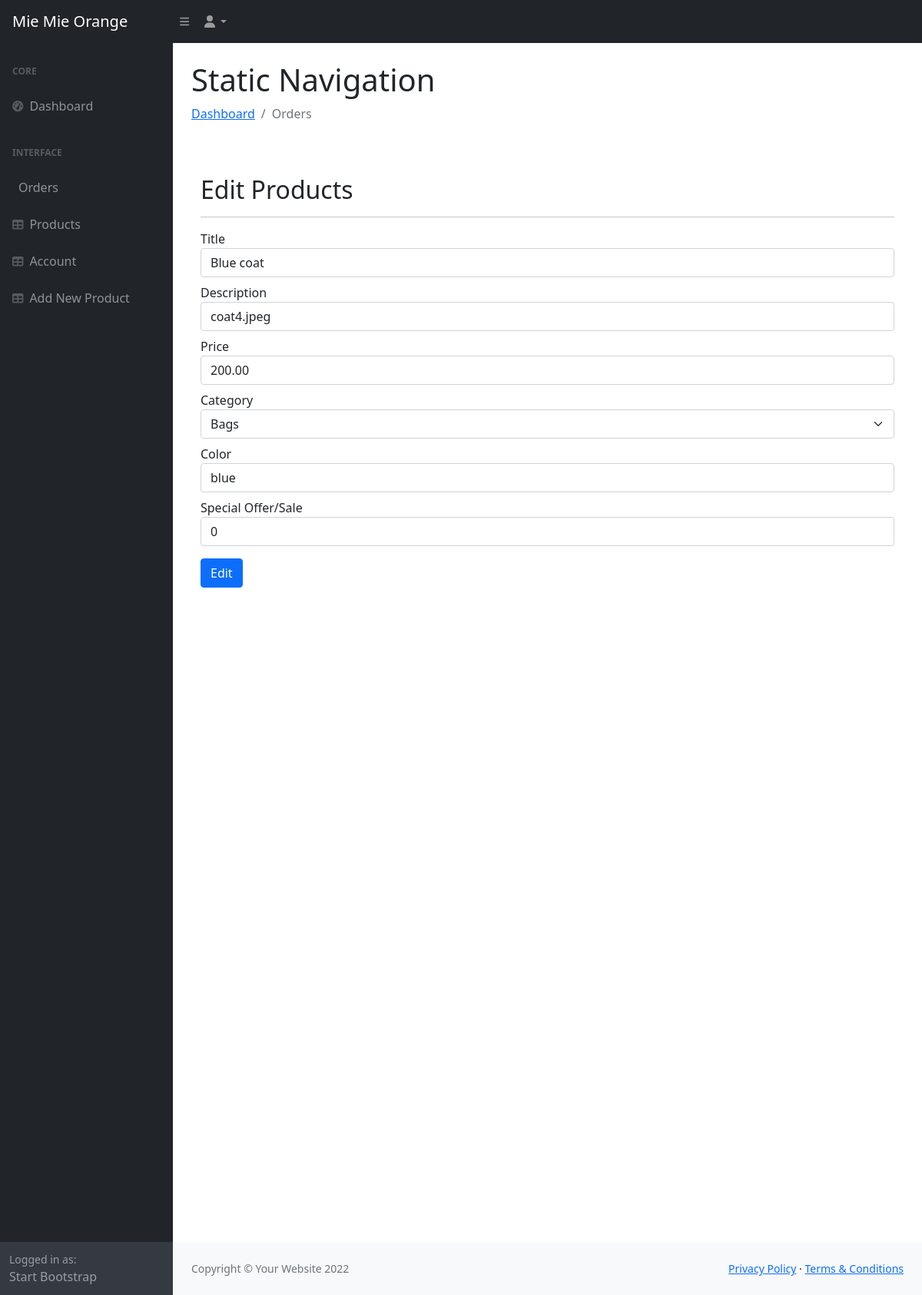
The app's page /admin/edit_product.php?product_id=6, older data.
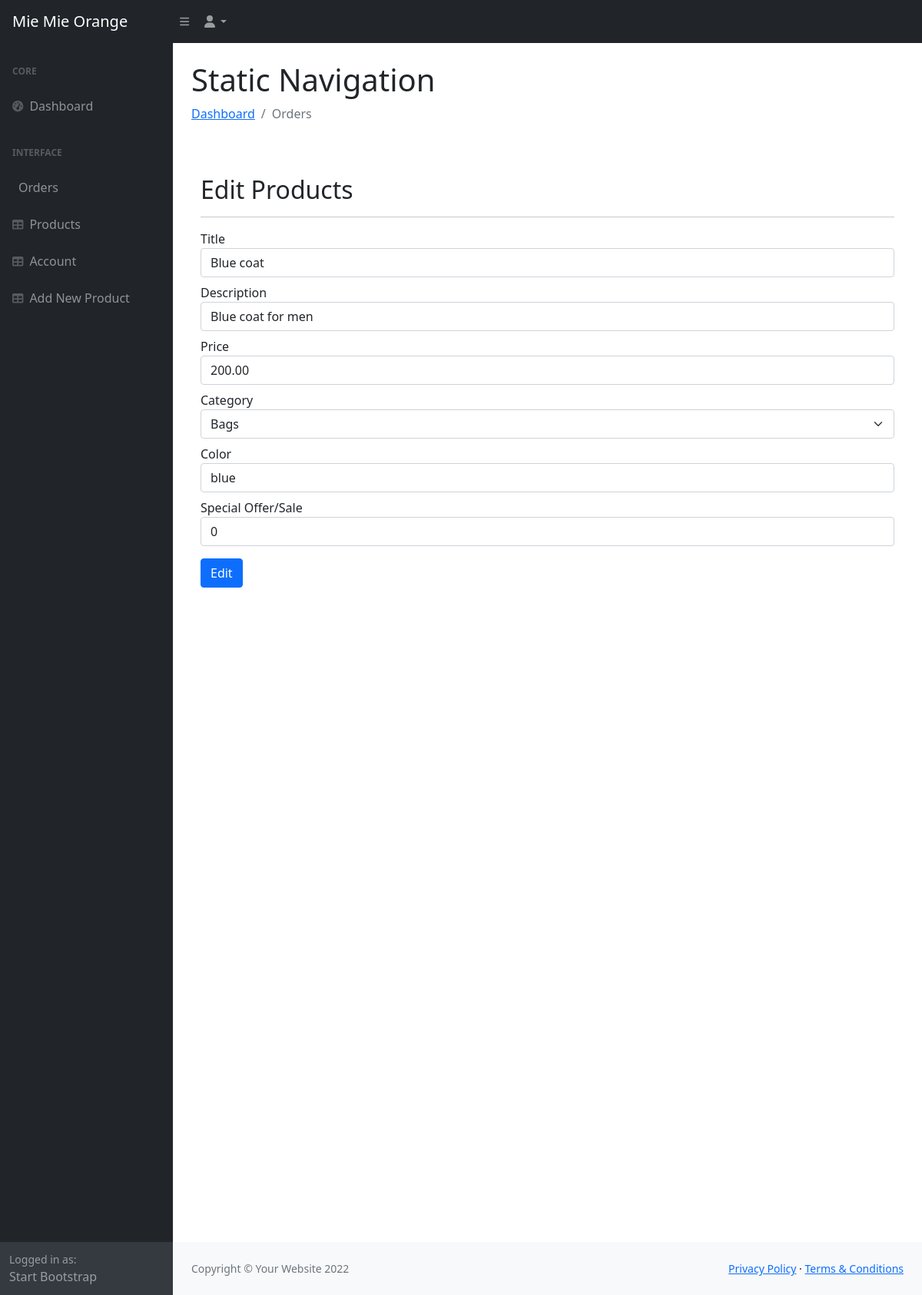
The same page, newer data.
### tables this page shows
CREATE TABLE `products` (
  `product_id` int(11) NOT NULL,
  `product_name` varchar(100) NOT NULL,
  `product_category` varchar(100) NOT NULL,
  `product_description` varchar(255) NOT NULL,
  `product_image` varchar(255) NOT NULL,
  `product_image2` varchar(255) NOT NULL,
  `product_image3` varchar(255) NOT NULL,
  `product_image4` varchar(255) NOT NULL,
  `product_price` decimal(6,2) NOT NULL,
  `product_special_offer` int(2) NOT NULL,
  `product_color` varchar(100) NOT NULL
);

### admin/edit_product.php (the view, shortened to what the changed rows need)
<?php include('header.php'); ?>
    <?php
        if(isset($_GET['product_id'])){
        $product_id = $_GET['product_id'];
        $stmt = $conn->prepare("SELECT * FROM products WHERE product_id=?");
        $stmt->bind_param('i', $product_id);
        $stmt->execute();
        $products = $stmt->get_result();
        }else if(isset($_POST['edit_btn'])) {
            $product_id=$_POST['product_id'];
            $title=$_POST['title'];
            $description=$_POST['description'];
            $price=$_POST['price'];
            $offer=$_POST['offer'];
            $color=$_POST['color'];
            $category=$_POST['category'];
            $stmt = $conn->prepare("UPDATE products SET product_name=?, product_description=?, product_price=?,
                                    product_special_offer=?, product_color=?, product_category=? WHERE product_id=?");
            $stmt->bind_param('ssssssi',$title, $description, $price, $offer, $color, $category, $product_id);
                if($stmt->execute()) {
                    header('location: product.php?edit_success_message=Product has been updated successfully');
                }else{
                    header('location: product.php?edit_failure_message=Error occured, try again');
                }
        }else{
            header('product.php');
            exit;
        }
    ?>
        <div id="layoutSidenav">
            <div id="layoutSidenav_content">
                <main>
                    <div class="container-fluid px-4">
                        <h1 class="mt-4">Static Navigation</h1>
        <section class="my-5 py-1">
            <div class="container text-left mt-2 pt-2">
                <h2 class="form-weight-bold">Edit Products</h2>
            </div>
            <div class="mx-auto container">
                <form id="edit-form" method="POST" action="edit_product.php">
                    <div class="form-group mt-2">
                    <?php foreach($products as $product) { ?>
                        <label>Title</label>
                        <input type="text" class="form-control" id="product_name" value="<?php echo $product['product_name'] ?>" name="title" placeholder="Title" required/>
                    </div>
                    <div class="form-group mt-2">
                        <label>Description</label>
                        <input type="text" class="form-control" id="product_desc" value="<?php echo $product['product_description'] ?>"  name="description" placeholder="Description" required/>
                    </div>
                    <div class="form-group mt-2">
                        <label>Price</label>
                        <input type="text" class="form-control" id="procuct_price" value="<?php echo $product['product_price'] ?>"  name="price" placeholder="Product" required/>
                    </div>
                    <div class="form-group mt-2">
                        <label>Category</label>
                        <select class="form-select" required name="category">
                            <option value="bags">Bags</option>
                        </select>
                    </div>
                    <div class="form-group mt-2">
                        <label>Color</label>
                        <input type="text" class="form-control" id="procuct_color" value="<?php echo $product['product_color'] ?>" name="color" placeholder="Color" required/>
                    </div>
                    <div class="form-group mt-2">
                        <label>Special Offer/Sale</label>
                        <input type="number" class="form-control" id="procuct_sale" value="<?php echo $product['product_special_offer'] ?>"  name="offer" placeholder="Sale%" required/>
                    </div>
                    <div class="from-group mt-3">
                        <input type="submit" class="btn btn-primary" id="edit-btn" name="edit_btn" value="Edit"/>
                    </div>
                    <?php } ?>
                </form>
            </div>
        </section>
                    </div>
                </main>
            </div>
        </div>
    </body>
</html>

Row changes from the older to the newer data that the page shows:
changed products "Blue coat": description "coat4.jpeg" → "Blue coat for men"
